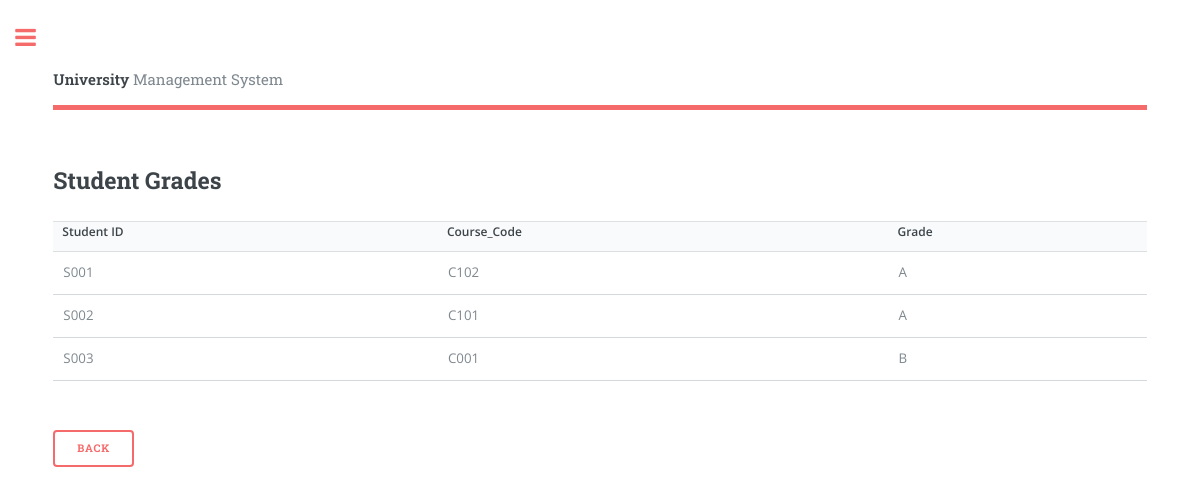
The app's page /View_All_Student_Grade.php with its own data.
### tables this page shows
CREATE TABLE `stud_course_grade` (
  `Student_ID` varchar(5) NOT NULL,
  `Course_Code` varchar(5) NOT NULL,
  `Grade` varchar(1) NOT NULL
);

### View_All_Student_Grade.php (the view, shortened to what this page needs)
<!DOCTYPE HTML>
<?php
$servername = "localhost";
$username = "root";
$password = "";
$dbname = "university";
$conn = new mysqli($servername, $username, $password, $dbname);
?>
<html>
  <head>
    <link rel="stylesheet" href="assets/css/main.css" />
  </head>
  <body class="is-preload">
    <div id="wrapper">
      <div id="main">
        <div class="inner">
          <header id="header">
            <a href="dashboard.php" class="logo">
              <strong>University
              </strong> Management System
            </a>
          </header>
          <section>
            <header class="main">
              <h2>Student Grades
              </h2>
            </header>
            <div class="table-wrapper">
              <?php
$sql = "SELECT * FROM stud_course_grade";
$result = $conn->query($sql);
if($result->num_rows > 0){
echo "<table id='myTable'>
<tr>
<th>Student ID</th>
<th>Course_Code</th>
<th>Grade</th>
</tr>";
while($row = $result->fetch_assoc()){
echo "<tr>";
echo "<td>" . $row['Student_ID'] . "</td>";
echo "<td>" . $row['Course_Code'] . "</td>";
echo "<td>" . $row['Grade'] . "</td>";
echo "<tr>";
}
echo "</table>";
}
else{
echo "0 results";
}
?>
            </div>
            <br>
            <input type="button" class="button" onclick="history.back();" value="Back">
            <br>
          </section>
        </div>
      </div>
    </div>
  </body>
</html>

### records on screen
stud_course_grade: Student_ID "S001", Course_Code "C102", Grade "A"
stud_course_grade: Student_ID "S002", Course_Code "C101", Grade "A"
stud_course_grade: Student_ID "S003", Course_Code "C001", Grade "B"
